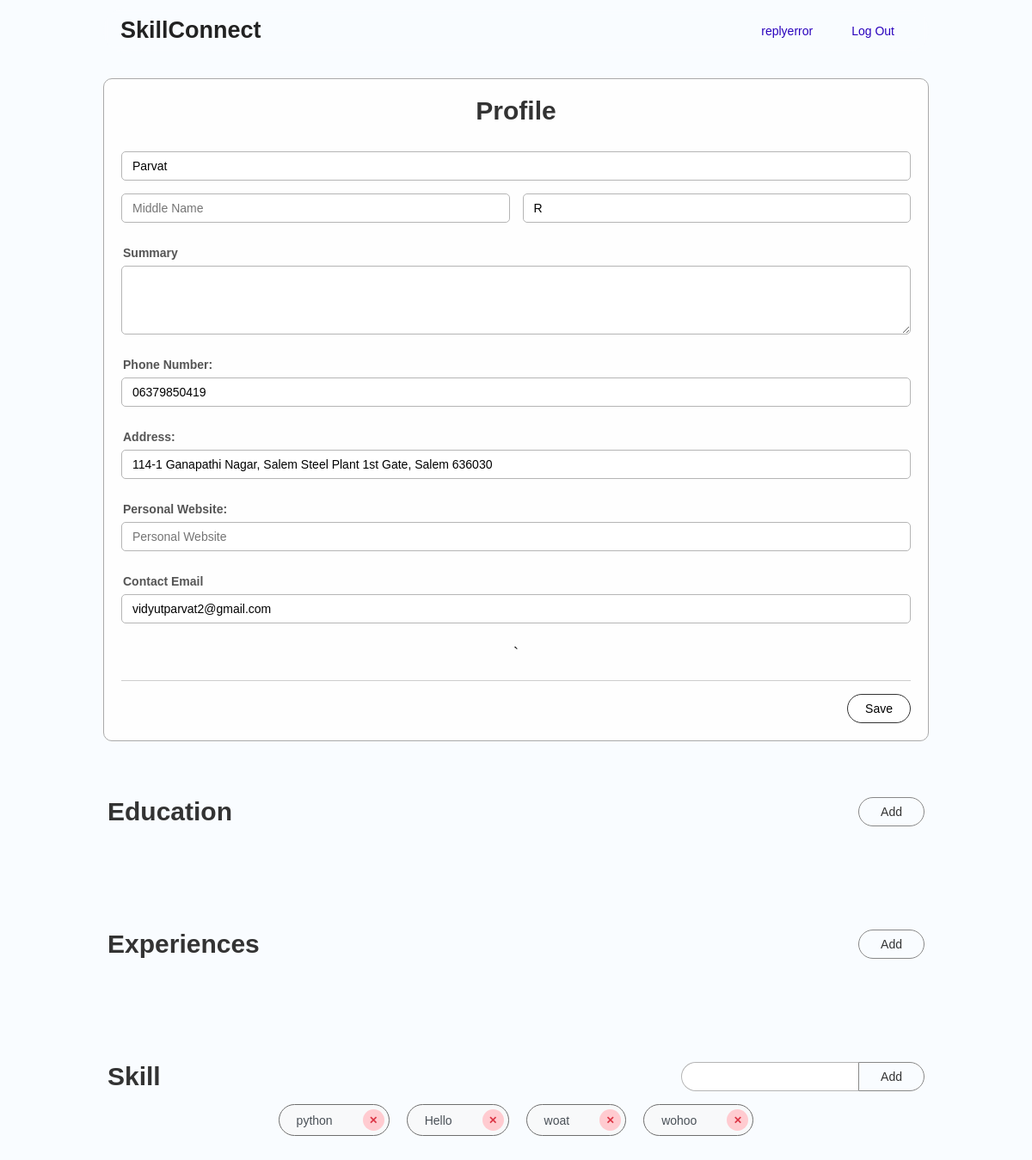
Screenshot of /profile (signed in) with the database file from the repository.
### tables this page shows
CREATE TABLE users (
    userId INTEGER PRIMARY KEY AUTOINCREMENT,
    username TEXT NOT NULL UNIQUE,
    email TEXT NOT NULL UNIQUE,
    password TEXT NOT NULL
);

CREATE TABLE user_profiles (
    userId INTEGER PRIMARY KEY,
    firstName TEXT NOT NULL,
    middleName TEXT,
    lastName TEXT NOT NULL,
    summary TEXT DEFAULT '',
    phoneNumber TEXT DEFAULT '',
    address TEXT DEFAULT '',
    personalWebsite TEXT DEFAULT '',
    contactEmail TEXT DEFAULT '',
    FOREIGN KEY (userId) REFERENCES users(userId) ON DELETE CASCADE
);

CREATE TABLE skills (
    skillId INTEGER PRIMARY KEY AUTOINCREMENT,
    skill TEXT NOT NULL UNIQUE
);

### app.py (the view)
@app.get("/profile")
def profile():
    userId = session.get("userId", None)
    if userId is None:
        session.clear()
        flash("Please log in first", "error")
        return redirect(url_for("auth.login"))
    userHandler = db.UserHandler()
    user = userHandler.get_user(userId)
    if user is None:
        session.clear()
        flash("User not found", "error")
        return redirect(url_for("auth.login"))
    profile = userHandler.get_user_profile(userId)
    if profile is None:
        profile = userHandler.create_user_profile(models.UserProfile(userId=userId))
    if not profile:
        session.clear()
        flash("Could not create profile!", "error")
        return redirect(url_for("auth.login"))
    education = userHandler.get_educations(userId) or []
    experience = userHandler.get_experiences(userId) or []
    skills = userHandler.get_user_skills_with_names(userId) or []
    print(experience)
    return render_template("profile.html", user=user, profile=profile, educations=education, experiences=experience, skills=skills)

### app.py (called while the page is built)
@app.before_request
def before_request():
    userId = session.get("userId")
    ip = request.remote_addr
    print(f"userId: {userId}, ip: {ip}")
    print(request.endpoint)
    if request.endpoint and re.match(r'^(auth\.|api\.|static|recruiter.*).*', request.endpoint):
        return
    if request.endpoint == 'index' or request.endpoint is None:
        return
    if userId is None:
        return redirect(url_for("auth.login"))
    sessionId = utils.hash_password(str(userId) + str(ip))
    dbSession = sessionHandler.get_session(sessionId)
    if not dbSession:
        session.clear()
        flash("Invalid Session!", "error")
        return redirect(url_for("auth.login"))
    if dbSession.userId != userId:
        session.clear()
        flash("Invalid Session!", "error")
        return redirect(url_for("auth.login"))

### handler/db.py (called while the page is built)
    def connect(self):
        self.connection = sqlite3.connect(self.db_file)
        return self

    def close(self):
        if self.connection is not None:
            self.connection.close()
        return self

    def __enter__(self):
        if self.connection is None:
            self.connect()
        return self.connection

    def __del__(self):
        if self.connection is not None:
            self.close()
            self.connection = None

    def __exit__(self, exc_type, exc_value, traceback):
        self.close()
        self.connection = None

    def get_user(self, userId: int = -1, username: str = "") -> models.User | None:
        with DB() as connection:
            if not connection:
                return None
            cursor = connection.cursor()
            cursor.execute(
                "SELECT * FROM users WHERE userId = ? or username = ?",
                (userId,username)
            )
            row = cursor.fetchone()
            if row is None:
                return None
            return models.User(
                userId=row[0],
                username=row[1],
                email=row[2],
                password=row[3],
            )

### handler/utils.py (called while the page is built)
def hash_password(password: str) -> str:
    return hashlib.sha256(password.encode()).hexdigest()

### templates/profile.html (shortened to what this page needs)
{% extends 'base.html' %}
{% block head %}
    <link rel="stylesheet" href="{{ url_for('static', filename='profile.css') }}">
{% endblock %}
{% block content %}
    <section id="profile">
        <h1>Profile</h1>
        <div class="nameField">
            <input type="text" name="firstName" id="firstName" placeholder="First Name" value="{{ profile.firstName }}">
            <input type="text" name="middleName" id="middleName" placeholder="Middle Name" value="{{ profile.middleName }}">
            <input type="text" name="lastName" id="lastName" placeholder="Last Name" value="{{ profile.lastName }}">
        </div>
        <div class="inputField">
            <label for="summary">Summary</label>
            <textarea name="summary" id="summary">{{ profile.summary }}</textarea>
        </div>
        <div class="inputField">
            <label for="phoneNumber">Phone Number:</label>
            <input type="text" name="phoneNumber" id="phoneNumber" placeholder="Phone Number" value="{{ profile.phoneNumber }}">
        </div>
        <div class="inputField">
            <label for="address">Address:</label>
            <input type="text" name="address" id="address" placeholder="Address" value="{{ profile.address }}">
        </div>
        <div class="inputField">
            <label for="personalWebsite">Personal Website:</label>
            <input type="text" name="personalWebsite" id="personalWebsite" placeholder="Personal Website" value="{{ profile.personalWebsite }}">
        </div>
        <div class="inputField">
            <label for="contactEmail">Contact Email</label>
            <input type="text" name="contactEmail" id="contactEmail" placeholder="Contact Email" value="{{ profile.contactEmail }}">
        </div>`
        <div class="buttons">
            <button class="savProfile" onclick="saveProfile()">Save</button>
        </div>
    </section>
    <section id="educations">
        <div class="top">
            <h1>Education</h1>
            <button id="addEducation" onclick="addEducation()">Add</button>
        </div>
        </section>
        <section id="experiences">
        <div class="top">
            <h1>Experiences</h1>
            <button id="addExperience" onclick="addExperience()">Add</button>
        </div>
    </section>
    <section id="skills">
        <div class="top">
            <h1>Skill</h1>
            <div>
                <input type="text" name="newSkill" id="newSkill">
                <button id="addSkill" onclick="addSkill()">Add</button>
            </div>
        </div>
        <div class="container">
            {% for skill in skills %}
                <div class="skillField" skillId="{{ skill.skillId }}">
                    <span>{{ skill.skill }}</span>
                    <div class="skillRemove">
                        <button class="removeSkill" skillId="{{ skill.skillId }}" onclick="removeSkill(this)">✕</button>
                    </div>
                </div>
            {% endfor %}
        </div>
    </section>
{% endblock %}

### templates/base.html (shortened to what this page needs)
<!doctype html>
<head>
    <link rel="stylesheet" href="{{ url_for('static', filename='base.css') }}">
    {% block head %}{% endblock %}
</head>
<body>
    <nav>
        <h1>SkillConnect</h1>
        <ul>
            {% if "username" in session %}
                <li><a href="{{ url_for('profile') }}">{{ session['username'] }}</a>
                <li><a href="{{ url_for('auth.logout') }}">Log Out</a>
            {% else %}
                <li><a href="{{ url_for('auth.login') }}">Freelancer?</a>
                <li><a href="{{ url_for('recruiter_auth.login') }}">Recruiter?</a>
            {% endif %}
        </ul>
    </nav>
    <section id="page">
        {% block content %}{% endblock %}
    </section>
</body>
</html>

### static/base.css (style rules this page uses)
* { padding: 0; margin: 0; box-sizing: border-box; }
body { font-family: ui-sans, sans-serif; font-size: 18px; color: #222; min-height: 100vh; display: flex; align-items: center; justify-content: center; flex-direction: column; background: #f9fcff; }
section#page { width: 100%; position: relative; height: fit-content; display: flex; align-items: center; flex-direction: column; justify-content: center; flex-grow: 1; padding: 20px 0px; }
nav { display: flex; align-items: center; justify-content: space-between; flex-direction: row; position: sticky; margin: 10px 0px; width: 80%; padding: 10px 20px; border-radius: 50px; backdrop-filter: blur(4px); background: #fff2; z-index: 1000; }
nav > ul { display: flex; align-items: center; justify-content: center; gap: 5px; list-style: none; }
nav li a { text-decoration: none; font-size: 14px; color: #2900bd; padding: 5px 20px; border-radius: 25px; transition: .3s ease; }
a { color: #2900bd; text-decoration: none; }

### rows the page displays
users: username "replyerror"
user_profiles: firstName "Parvat", lastName "R", phoneNumber "06379850419", address "114-1 Ganapathi Nagar, Salem Steel Plant 1st Gate, Salem 636030", contactEmail "vidyutparvat2@gmail.com"
skills: skill "python"
skills: skill "Hello"
skills: skill "woat"
skills: skill "wohoo"
